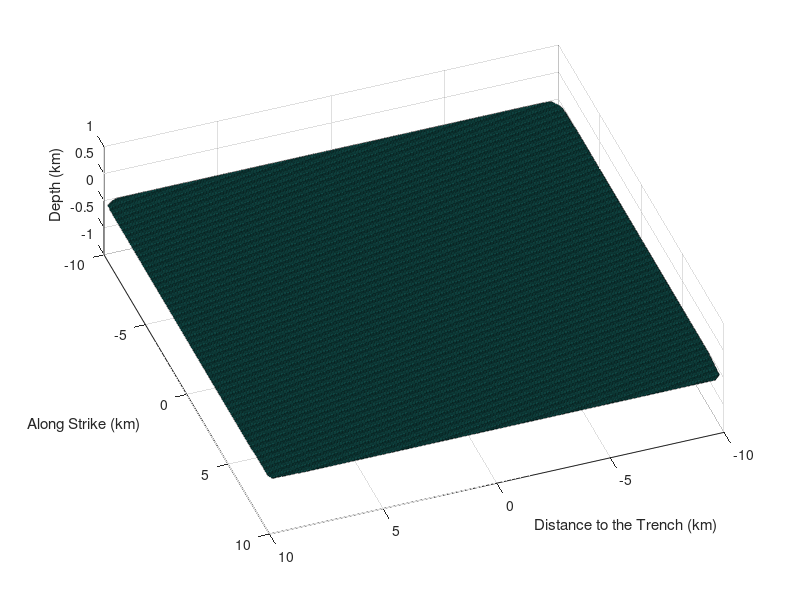

Reproduce this figure in MATLAB. (Note: this script raises an error after producing the figure.)
clear all 
close all
if isdir('./images')==1
else
mkdir('./images');
end
arraymax = [];
arraymin = [];
data.x = [];
data.y = [];
data.z = [];
data_length = 10000;
range = 10;
for i = 1:1:1
    data.x = [data.x [zeros(data_length/2, 1); (-1)*range + (range+range)*rand(data_length,1); zeros(data_length/2, 1)]];
    data.y = [data.y [zeros(data_length/2, 1); (-1)*range + (range+range)*rand(data_length,1); zeros(data_length/2, 1)]];
    data.z = exp(sin(data.x)+sin(data.y));
    
    arraymax = [arraymax max(data.z)];
    arraymin = [arraymin min(data.z)];
end
globalmax = max(arraymax);
globalmin = min(arraymin);
% globalmax = 0.5;
% globalmin = -0.07;
figure;
% light;
% lighting phong;
% camlight('left');
for i=1:1:1


X = data.x(:,i);
Y = data.y(:,i);
Z = data.z(:,i);
[xq,yq] = meshgrid((-1)*range:.02:range, (-1)*range:.02:range);

for j = 0:600
disp(["The jth",num2str(j)])
dZ = (j/600)*Z;
zq = griddata(X,Y,dZ,xq,yq);
out_file = ['./images/finalimages', num2str(i),num2str(j)];
az=160 ; el=70;
surf(xq,yq,zq)
view([az el]); 

xlabel('Distance to the Trench (km)')
ylabel('Along Strike (km)')
zlabel('Depth (km)')
ax = gca;
ax.Visible = 'off';

% axis equal
axis tight



light;
lighting phong;
camlight('left');
shading interp;
xlim([(-1)*range range])
ylim([(-1)*range range])
zlim([globalmin,globalmax])
load('MyColormap.mat')
colormap(c)
% colormap(flipud(jet(64)));
caxis([globalmin,globalmax]);
colorbar('vertical');
saveas(gcf,out_file, 'png')
end
% set(gcf, 'Units', 'Normalized', 'OuterPosition', [0, 0.04, 1, 0.96]);


% colormapeditor
% ax = gca;
% c = colormap(ax);
% save('MyColormap','c')

%% 
% hold on
% plot3(Y,Z,Vz,'o')
% xlim([-40 40])
% ylim([-40 40])


end